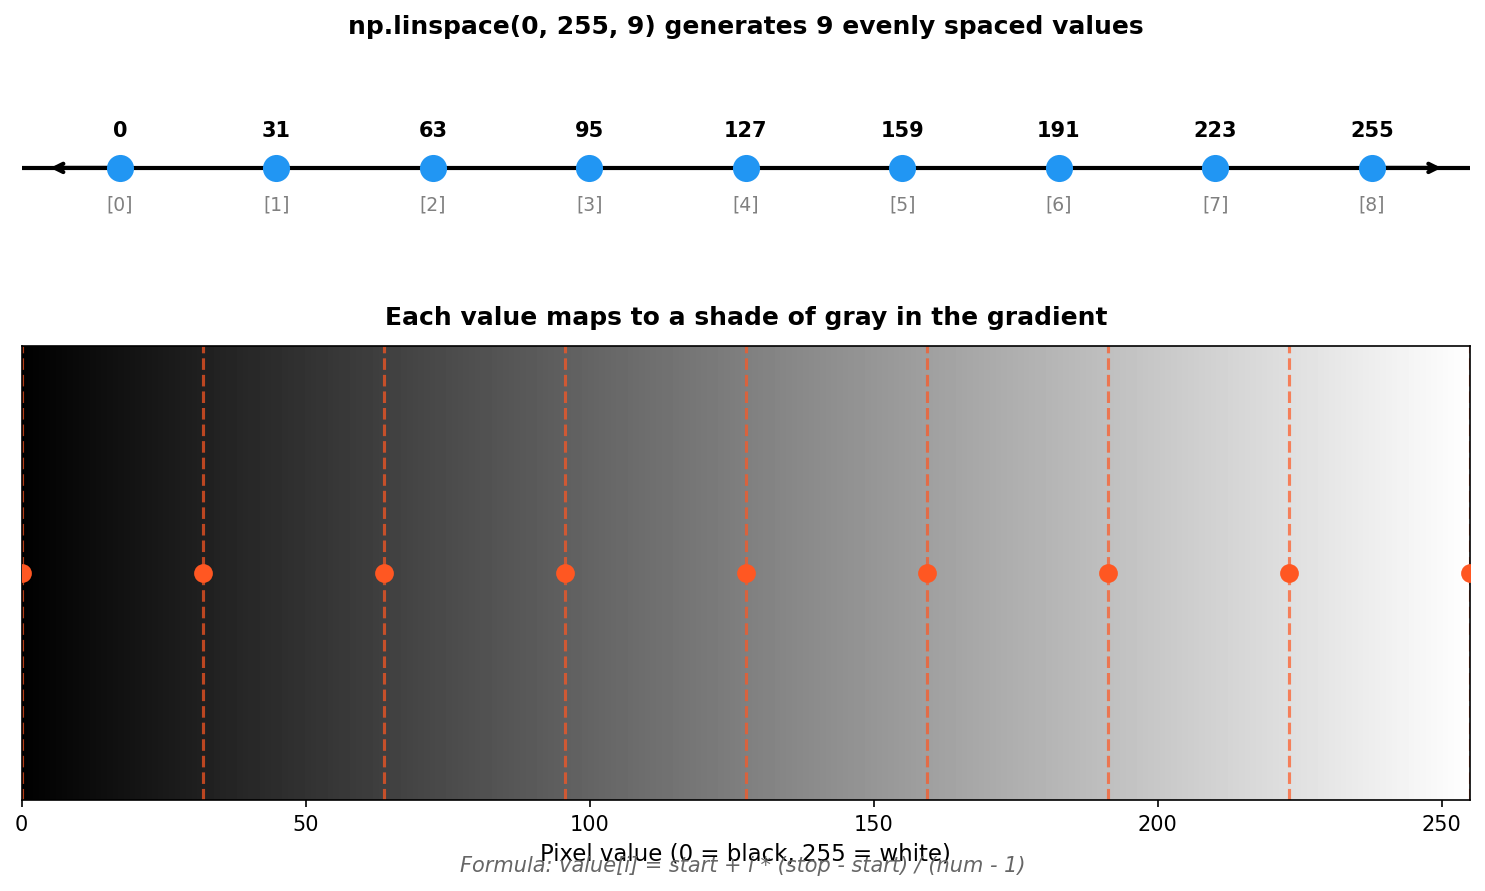

Write the Python code that produced this figure.
"""
Conceptual Diagram: Understanding np.linspace()

Creates a visual diagram showing how np.linspace() generates evenly spaced
values for gradient creation.

Author: Claude (NumPy-to-GenAI Project)
Date: 2025-01-30
"""

import numpy as np
import matplotlib.pyplot as plt

# Create figure
fig, axes = plt.subplots(2, 1, figsize=(10, 6), gridspec_kw={'height_ratios': [1, 2]})

# Top subplot: Number line visualization
ax1 = axes[0]
values = np.linspace(0, 255, 9)  # 9 points for clear visualization

# Draw number line
ax1.axhline(y=0, color='black', linewidth=2)
ax1.plot(values, [0]*len(values), 'o', color='#2196F3', markersize=12, zorder=5)

# Add value labels
for i, v in enumerate(values):
    ax1.annotate(f'{int(v)}', (v, 0), textcoords="offset points",
                 xytext=(0, 15), ha='center', fontsize=10, fontweight='bold')

# Add position labels below
positions = ['0', '1', '2', '3', '4', '5', '6', '7', '8']
for i, (v, p) in enumerate(zip(values, positions)):
    ax1.annotate(f'[{p}]', (v, 0), textcoords="offset points",
                 xytext=(0, -20), ha='center', fontsize=9, color='gray')

ax1.set_xlim(-20, 275)
ax1.set_ylim(-0.8, 0.8)
ax1.set_title('np.linspace(0, 255, 9) generates 9 evenly spaced values',
              fontsize=12, fontweight='bold', pad=10)
ax1.axis('off')

# Add arrows at ends
ax1.annotate('', xy=(270, 0), xytext=(255, 0),
            arrowprops=dict(arrowstyle='->', color='black', lw=2))
ax1.annotate('', xy=(-15, 0), xytext=(0, 0),
            arrowprops=dict(arrowstyle='->', color='black', lw=2))

# Bottom subplot: Show how it maps to gradient
ax2 = axes[1]

# Create a gradient bar
gradient = np.linspace(0, 255, 256).reshape(1, -1)
ax2.imshow(gradient, cmap='gray', aspect='auto', extent=[0, 255, 0, 1])

# Mark the 9 sample points
for i, v in enumerate(values):
    ax2.axvline(x=v, color='#FF5722', linewidth=1.5, linestyle='--', alpha=0.7)
    ax2.plot(v, 0.5, 'o', color='#FF5722', markersize=8, zorder=5)

# Add annotation
ax2.set_xlabel('Pixel value (0 = black, 255 = white)', fontsize=11)
ax2.set_title('Each value maps to a shade of gray in the gradient',
              fontsize=12, fontweight='bold', pad=10)
ax2.set_yticks([])
ax2.set_xlim(0, 255)

# Add formula annotation
fig.text(0.5, 0.02,
         'Formula: value[i] = start + i * (stop - start) / (num - 1)',
         ha='center', fontsize=10, style='italic', color='#666666')

plt.tight_layout()
plt.subplots_adjust(bottom=0.1)
plt.savefig('linspace_diagram.png', dpi=150, bbox_inches='tight',
            facecolor='white', edgecolor='none')
plt.close()

print("Created linspace_diagram.png")
